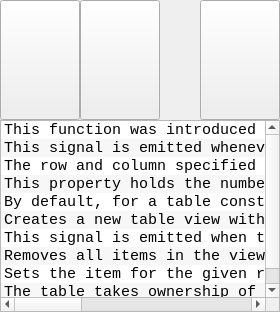
       <widget class="QWidget" name="m_pUpingWgt" native="true">
        <layout class="QVBoxLayout" name="verticalLayout">
         <property name="spacing">
          <number>0</number>
         </property>
         <property name="leftMargin">
          <number>0</number>
         </property>
         <property name="topMargin">
          <number>0</number>
         </property>
         <property name="rightMargin">
          <number>0</number>
         </property>
         <property name="bottomMargin">
          <number>0</number>
         </property>
         <item>
          <widget class="QWidget" name="m_pUpingTopWgt" native="true">
           <property name="minimumSize">
            <size>
             <width>0</width>
             <height>120</height>
            </size>
           </property>
           <property name="maximumSize">
            <size>
             <width>16777215</width>
             <height>16777215</height>
            </size>
           </property>
           <layout class="QHBoxLayout" name="horizontalLayout">
            <property name="spacing">
             <number>0</number>
            </property>
            <property name="leftMargin">
             <number>0</number>
            </property>
            <property name="topMargin">
             <number>0</number>
            </property>
            <property name="rightMargin">
             <number>0</number>
            </property>
            <property name="bottomMargin">
             <number>0</number>
            </property>
            <item>
             <widget class="QPushButton" name="pushButton">
              <property name="sizePolicy">
               <sizepolicy hsizetype="Preferred" vsizetype="Preferred">
                <horstretch>0</horstretch>
                <verstretch>0</verstretch>
               </sizepolicy>
              </property>
              <property name="minimumSize">
               <size>
                <width>80</width>
                <height>30</height>
               </size>
              </property>
              <property name="text">
               <string/>
              </property>
              <property name="icon">
               <iconset resource="res.qrc">
                <normaloff>:/Data/Image/forward_1.png</normaloff>
                <activeoff>:/Data/Image/forward_3.png</activeoff>:/Data/Image/forward_1.png</iconset>
              </property>
              <property name="iconSize">
               <size>
                <width>32</width>
                <height>32</height>
               </size>
              </property>
             </widget>
            </item>
            <item>
             <widget class="QPushButton" name="pushButton_3">
              <property name="sizePolicy">
               <sizepolicy hsizetype="Preferred" vsizetype="Preferred">
                <horstretch>0</horstretch>
                <verstretch>0</verstretch>
               </sizepolicy>
              </property>
              <property name="minimumSize">
               <size>
                <width>80</width>
                <height>30</height>
               </size>
              </property>
              <property name="text">
               <string/>
              </property>
              <property name="icon">
               <iconset resource="res.qrc">
                <normaloff>:/Data/Image/disk_1.png</normaloff>:/Data/Image/disk_1.png</iconset>
              </property>
              <property name="iconSize">
               <size>
                <width>32</width>
                <height>32</height>
               </size>
              </property>
             </widget>
            </item>
            <item>
             <spacer name="horizontalSpacer">
              <property name="orientation">
               <enum>Qt::Horizontal</enum>
              </property>
              <property name="sizeType">
               <enum>QSizePolicy::Expanding</enum>
              </property>
              <property name="sizeHint" stdset="0">
               <size>
                <width>40</width>
                <height>20</height>
               </size>
              </property>
             </spacer>
            </item>
            <item>
             <widget class="QPushButton" name="pushButton_2">
              <property name="sizePolicy">
               <sizepolicy hsizetype="Preferred" vsizetype="Preferred">
                <horstretch>0</horstretch>
                <verstretch>0</verstretch>
               </sizepolicy>
              </property>
              <property name="minimumSize">
               <size>
                <width>80</width>
                <height>30</height>
               </size>
              </property>
              <property name="text">
               <string/>
              </property>
              <property name="icon">
               <iconset resource="res.qrc">
                <normaloff>:/Data/Image/backto_1.png</normaloff>:/Data/Image/backto_1.png</iconset>
              </property>
              <property name="iconSize">
               <size>
                <width>32</width>
                <height>32</height>
               </size>
              </property>
             </widget>
            </item>
           </layout>
          </widget>
         </item>
         <item>
          <widget class="QListWidget" name="listWidget">
           <property name="alternatingRowColors">
            <bool>true</bool>
           </property>
           <item>
            <property name="text">
             <string>This function was introduced in Qt 5.7</string>
            </property>
            <property name="font">
             <font>
              <family>Consolas</family>
              <pointsize>11</pointsize>
             </font>
            </property>
           </item>
           <item>
            <property name="text">
             <string>This signal is emitted whenever a cell in the table is double clicked.</string>
            </property>
            <property name="font">
             <font>
              <family>Consolas</family>
              <pointsize>11</pointsize>
             </font>
            </property>
           </item>
           <item>
            <property name="text">
             <string>The row and column specified is the cell that was double clicked.</string>
            </property>
            <property name="font">
             <font>
              <family>Consolas</family>
              <pointsize>11</pointsize>
             </font>
            </property>
           </item>
           <item>
            <property name="text">
             <string>This property holds the number of rows in the table.</string>
            </property>
            <property name="font">
             <font>
              <family>Consolas</family>
              <pointsize>11</pointsize>
             </font>
            </property>
           </item>
           <item>
            <property name="text">
             <string>By default, for a table constructed without row and column counts, this property contains a value of 0.</string>
            </property>
            <property name="font">
             <font>
              <family>Consolas</family>
              <pointsize>11</pointsize>
             </font>
            </property>
           </item>
           <item>
            <property name="text">
             <string>Creates a new table view with the given parent.</string>
            </property>
            <property name="font">
             <font>
              <family>Consolas</family>
              <pointsize>11</pointsize>
             </font>
            </property>
           </item>
           <item>
            <property name="text">
             <string>This signal is emitted when the cell specified by row and column has been activated</string>
            </property>
            <property name="font">
             <font>
              <family>Consolas</family>
              <pointsize>11</pointsize>
             </font>
            </property>
           </item>
           <item>
            <property name="text">
             <string>Removes all items in the view. This will also remove all selections and headers. </string>
            </property>
            <property name="font">
             <font>
              <family>Consolas</family>
              <pointsize>11</pointsize>
             </font>
            </property>
           </item>
           <item>
            <property name="text">
             <string>Sets the item for the given row and column to item.</string>
            </property>
            <property name="font">
             <font>
              <family>Consolas</family>
              <pointsize>11</pointsize>
             </font>
            </property>
           </item>
           <item>
            <property name="text">
             <string>The table takes ownership of the item.</string>
            </property>
            <property name="font">
             <font>
              <family>Consolas</family>
              <pointsize>11</pointsize>
             </font>
            </property>
           </item>
          </widget>
         </item>
        </layout>
       </widget>
